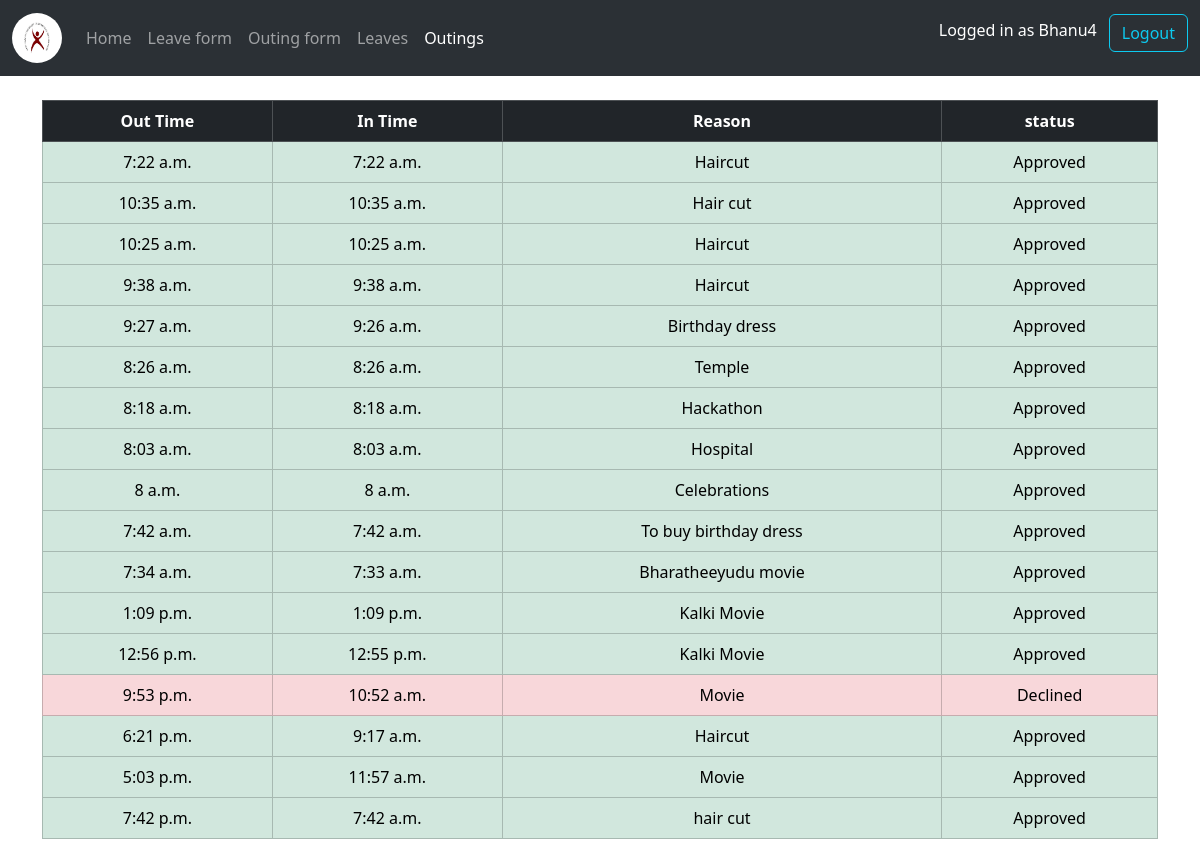
/student/outings/ (signed in), run on the app's committed database.
### authentication/models.py (models this page shows, shortened)
class CustomUser(AbstractUser):
    email = models.EmailField()
    role = models.CharField(max_length=50, choices=ROLE_CHOICE)
    hostel = models.CharField(max_length=2, choices=HOSTEL_CHOICES, null=True, blank=True)
    profile_image = models.ImageField(upload_to='student_images/', null=True, blank=True)

### student/models.py (models this page shows, shortened)
class Outing(models.Model):
    user = models.ForeignKey(student, on_delete=models.CASCADE)
    out_date = models.DateField()
    out_time = models.TimeField(null=True, blank=True)
    in_time = models.TimeField(null=True, blank=True)
    date = models.DateField(auto_now_add=True)
    reason = models.TextField()
    status = models.CharField(max_length=20, default="Pending")
    scanned_count = models.IntegerField(default=0)
    first_scan_time = models.DateTimeField(null=True, blank=True)
    last_scan_time = models.DateTimeField(null=True, blank=True)

### student/views.py (the view)
# urls.py: path('outings/',views.showOutings,name="show-outings"),
@login_required
def showOutings(request):
    id= request.user.id
    user =getUser(id)
    outings = Outing.objects.filter(user=user).order_by('-id')
    return render(request,'showOutings.html',{'outings':outings})

### student/views.py (called while the page is built)
def getUser(id):
    return customUser.objects.get(id=id)

### student/templates/showOutings.html (shortened to what this page needs)
{% extends "index.html" %}
{% block content %}
<br>
<table class="table table-bordered text-center">
    <thead class="table-dark">
        <tr>
            <th>Out Time</th>
            <th>In Time</th>
            <th>Reason</th>
            <th>status</th>
        </tr>
    </thead>
    <tbody>
        {% for outing in outings %}
        <tr class="{% if outing.status == 'Approved' %}table-success{% elif outing.status == 'Declined' %}table-danger{% else %}table-warning{% endif %}">
            <td>{{ outing.in_time }}</td>
            <td>{{ outing.out_time }}</td>
            <td>{{ outing.reason }}</td>
            <td>{{outing.status}}</td>
        </tr>
        {% endfor %}
    </tbody>
</table>
{% endblock %}

### templates/index.html (shortened to what this page needs)
{% load static %}
<!DOCTYPE html>
<html lang="en">
<head>
    <link href="https://cdn.jsdelivr.net/npm/bootstrap@5.3.3/dist/css/bootstrap.min.css" rel="stylesheet">
    <link rel="stylesheet" type="text/css" href="https://cdn.datatables.net/1.11.4/css/jquery.dataTables.css">
</head>
<body>
    <nav class="navbar navbar-expand-lg bg-body-tertiary" data-bs-theme="dark">
        <div class="container-fluid">
            <a class="navbar-brand" href="{% url 'home' %}">
                <img src="{% static 'images/rgukt.png' %}" alt="logo" class="rounded-logo">
            </a>
            <div class="collapse navbar-collapse" id="navbarNav">
                <ul class="navbar-nav me-auto">
                    <li class="nav-item"><a href="{% url 'home' %}" class="nav-link {% if request.resolver_match.url_name == 'home' %}active{% endif %}">Home</a></li>
                    {% if user.is_authenticated %}
                        {% if user.role == "student" %}
                            <li class="nav-item"><a href="{% url 'leave' %}" class="nav-link {% if request.resolver_match.url_name == 'leave' %}active{% endif %}">Leave form</a></li>
                            <li class="nav-item"><a href="{% url 'outing' %}" class="nav-link {% if request.resolver_match.url_name == 'outing' %}active{% endif %}">Outing form</a></li>
                            <li class="nav-item"><a href="{% url 'show-leaves' %}" class="nav-link {% if request.resolver_match.url_name == 'show-leaves' %}active{% endif %}">Leaves</a></li>
                            <li class="nav-item"><a href="{% url 'show-outings' %}" class="nav-link {% if request.resolver_match.url_name == 'show-outings' %}active{% endif %}">Outings</a></li>
                        {% endif %}
                    {% endif %}
                </ul>
                {% if user.is_authenticated %}
                <div class="d-flex">
                    <p class="p-1 text-white me-2">Logged in as {{ user.username }}</p>
                    <a class="nav-link" href="{% url 'logout' %}">
                        <button class="btn btn-outline-info my-2 my-sm-0" type="submit">Logout</button>
                    </a>
                </div>
                {% endif %}
            </div>
        </div>
    </nav>
    <div class="container">
        {% block content %}{% endblock %}
    </div>
</body>
</html>

### templates/index.html (style rules this page uses)
.rounded-logo { border-radius: 50%; height: 50px; width: 50px; }

### data on the page
CustomUser: username "Bhanu4"
Outing: in_time "7:22 a.m.", out_time "7:22 a.m.", reason "Haircut", status "Approved"
Outing: in_time "10:35 a.m.", out_time "10:35 a.m.", reason "Hair cut", status "Approved"
Outing: in_time "10:25 a.m.", out_time "10:25 a.m.", reason "Haircut", status "Approved"
Outing: in_time "9:38 a.m.", out_time "9:38 a.m.", reason "Haircut", status "Approved"
Outing: in_time "9:27 a.m.", out_time "9:26 a.m.", reason "Birthday dress", status "Approved"
Outing: in_time "8:26 a.m.", out_time "8:26 a.m.", reason "Temple", status "Approved"
Outing: in_time "8:18 a.m.", out_time "8:18 a.m.", reason "Hackathon", status "Approved"
Outing: in_time "8:03 a.m.", out_time "8:03 a.m.", reason "Hospital", status "Approved"
Outing: in_time "8 a.m.", out_time "8 a.m.", reason "Celebrations", status "Approved"
Outing: in_time "7:42 a.m.", out_time "7:42 a.m.", reason "To buy birthday dress", status "Approved"
Outing: in_time "7:34 a.m.", out_time "7:33 a.m.", reason "Bharatheeyudu movie", status "Approved"
Outing: in_time "1:09 p.m.", out_time "1:09 p.m.", reason "Kalki Movie", status "Approved"
Outing: in_time "12:56 p.m.", out_time "12:55 p.m.", reason "Kalki Movie", status "Approved"
Outing: in_time "9:53 p.m.", out_time "10:52 a.m.", reason "Movie", status "Declined"
Outing: in_time "6:21 p.m.", out_time "9:17 a.m.", reason "Haircut", status "Approved"
Outing: in_time "5:03 p.m.", out_time "11:57 a.m.", reason "Movie", status "Approved"
Outing: in_time "7:42 p.m.", out_time "7:42 a.m.", reason "hair cut", status "Approved"
